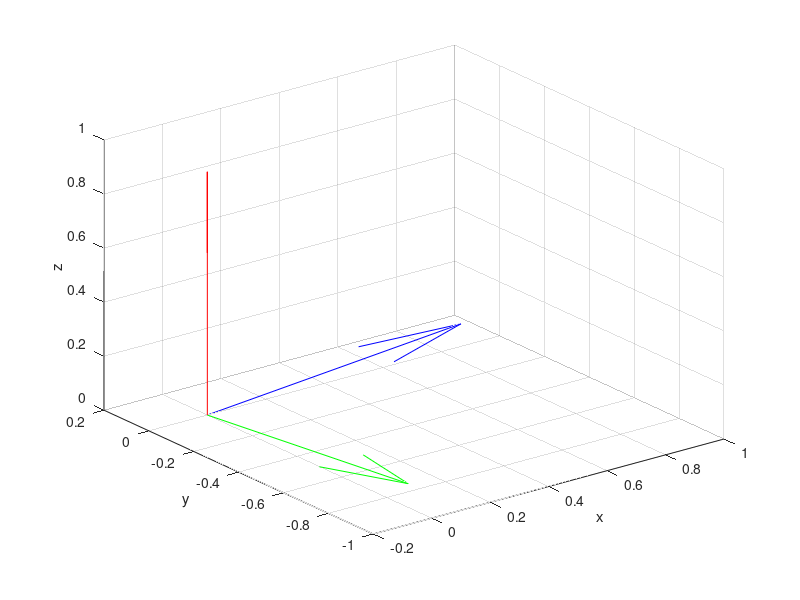

This chart was generated by the following MATLAB code:
function [LateralVector, AnteriorVector, PosteriorVector] =  oneEar()

% Plot della Santina inner ear vectors

% Define the mean angles between SSC
AnteriorPosterior = 92.1;
AnteriorLateral = 84.4;
Posteriorlateral = 86.2;

% Create an anterior unit vector
LateralVector = [0; 0; 1];

%% Anterior
% Counter clockwise x rotation to posterior direction from anterior direction
rotationx = [1            0                           0             ; ... 
             0    cosd(AnteriorLateral)   -sind(AnteriorLateral); ...
             0    sind(AnteriorLateral)   cosd(AnteriorLateral)];

% Define posterior
AnteriorVector = rotationx*LateralVector;

%% Lateral
% Initial rotation about y-axis to lateral direction from anterior direction  
rotationy = [cosd(Posteriorlateral)        0         sind(Posteriorlateral); ... 
                      0                    1                   0          ; ...
             -sind(Posteriorlateral)       0         cosd(Posteriorlateral)];

PosteriorVector = rotationy*LateralVector;

% Calculate theta angle to rotate lateral vector towards the posterior
% vector about the z-axis
sindtheta = (cosd(Posteriorlateral)*cosd(AnteriorLateral)-cosd(AnteriorPosterior))/(sind(Posteriorlateral)*sind(AnteriorLateral));
theta = asind(sindtheta);

% Define z rotation towards posterior vector
rotationz = [cosd(theta)    -sind(theta)      0; ... 
             sind(theta)    cosd(theta)       0; ...
                 0               0            1];

PosteriorVector = rotationz*PosteriorVector;

%% Recalculate angles between vectors to make sure the earlier calculations are correct 
calcAP = rad2deg(atan2(norm(cross(AnteriorVector,PosteriorVector)), dot(AnteriorVector,PosteriorVector)));
calcAL = rad2deg(atan2(norm(cross(AnteriorVector,LateralVector)), dot(AnteriorVector,LateralVector)));
calcPL = rad2deg(atan2(norm(cross(PosteriorVector,LateralVector)), dot(PosteriorVector,LateralVector)));
fprintf(['Calculated angle between Anterior and Posterior vectors is ' num2str(calcAP) '\n'])
fprintf(['Calculated angle between Anterior and Lateral vectors is ' num2str(calcAL) '\n'])
fprintf(['Calculated angle between Posterior and Lateral vectors is ' num2str(calcPL) '\n'])

% Plot one ear
quiver3(0,0,0,LateralVector(1),LateralVector(2),LateralVector(3),'r')
hold on
xlabel('x')
ylabel('y')
zlabel('z')
quiver3(0,0,0,AnteriorVector(1),AnteriorVector(2),AnteriorVector(3),'g')
quiver3(0,0,0,PosteriorVector(1),PosteriorVector(2),PosteriorVector(3),'b')
